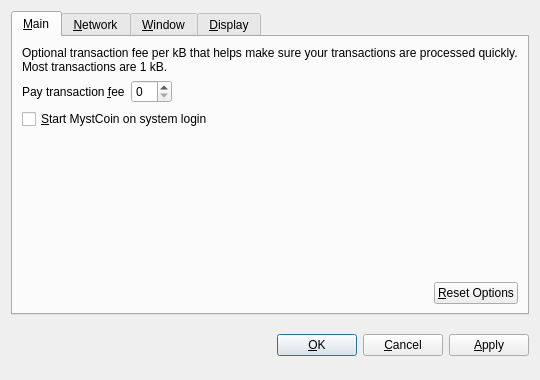
<?xml version="1.0" encoding="UTF-8"?>
<ui version="4.0">
 <class>OptionsDialog</class>
 <widget class="QDialog" name="OptionsDialog">
  <property name="geometry">
   <rect>
    <x>0</x>
    <y>0</y>
    <width>540</width>
    <height>380</height>
   </rect>
  </property>
  <property name="windowTitle">
   <string>Options</string>
  </property>
  <property name="modal">
   <bool>true</bool>
  </property>
  <layout class="QVBoxLayout" name="verticalLayout">
   <item>
    <widget class="QTabWidget" name="tabWidget">
     <property name="tabPosition">
      <enum>QTabWidget::North</enum>
     </property>
     <property name="currentIndex">
      <number>0</number>
     </property>
     <widget class="QWidget" name="tabMain">
      <attribute name="title">
       <string>&amp;Main</string>
      </attribute>
      <layout class="QVBoxLayout" name="verticalLayout_Main">
       <item>
        <widget class="QLabel" name="transactionFeeInfoLabel">
         <property name="text">
          <string>Optional transaction fee per kB that helps make sure your transactions are processed quickly. Most transactions are 1 kB.</string>
         </property>
         <property name="textFormat">
          <enum>Qt::PlainText</enum>
         </property>
         <property name="wordWrap">
          <bool>true</bool>
         </property>
        </widget>
       </item>
       <item>
        <layout class="QHBoxLayout" name="horizontalLayout_1_Main">
         <item>
          <widget class="QLabel" name="transactionFeeLabel">
           <property name="text">
            <string>Pay transaction &amp;fee</string>
           </property>
           <property name="textFormat">
            <enum>Qt::PlainText</enum>
           </property>
           <property name="buddy">
            <cstring>transactionFee</cstring>
           </property>
          </widget>
         </item>
         <item>
          <widget class="BitcoinAmountField" name="transactionFee"/>
         </item>
         <item>
          <spacer name="horizontalSpacer_1_Main">
           <property name="orientation">
            <enum>Qt::Horizontal</enum>
           </property>
           <property name="sizeHint" stdset="0">
            <size>
             <width>40</width>
             <height>20</height>
            </size>
           </property>
          </spacer>
         </item>
        </layout>
       </item>
       <item>
        <widget class="QCheckBox" name="bitcoinAtStartup">
         <property name="toolTip">
          <string>Automatically start MystCoin after logging in to the system.</string>
         </property>
         <property name="text">
          <string>&amp;Start MystCoin on system login</string>
         </property>
        </widget>
       </item>
       <item>
        <spacer name="verticalSpacer_Main">
         <property name="orientation">
          <enum>Qt::Vertical</enum>
         </property>
         <property name="sizeHint" stdset="0">
          <size>
           <width>20</width>
           <height>40</height>
          </size>
         </property>
        </spacer>
       </item>
       <item>
        <layout class="QHBoxLayout" name="horizontalLayout_2_Main">
         <item>
          <spacer name="horizontalSpacer_2_Main">
           <property name="orientation">
            <enum>Qt::Horizontal</enum>
           </property>
           <property name="sizeHint" stdset="0">
            <size>
             <width>40</width>
             <height>20</height>
            </size>
           </property>
          </spacer>
         </item>
         <item>
          <widget class="QPushButton" name="resetButton">
           <property name="toolTip">
            <string>Reset all client options to default.</string>
           </property>
           <property name="text">
            <string>&amp;Reset Options</string>
           </property>
           <property name="autoDefault">
            <bool>false</bool>
           </property>
          </widget>
         </item>
        </layout>
       </item>
      </layout>
     </widget>
     <widget class="QWidget" name="tabNetwork">
      <attribute name="title">
       <string>&amp;Network</string>
      </attribute>
      <layout class="QVBoxLayout" name="verticalLayout_Network">
       <item>
        <widget class="QCheckBox" name="mapPortUpnp">
         <property name="toolTip">
          <string>Automatically open the MystCoin client port on the router. This only works when your router supports UPnP and it is enabled.</string>
         </property>
         <property name="text">
          <string>Map port using &amp;UPnP</string>
         </property>
        </widget>
       </item>
       <item>
        <widget class="QCheckBox" name="connectSocks">
         <property name="toolTip">
          <string>Connect to the MystCoin network through a SOCKS proxy (e.g. when connecting through Tor).</string>
         </property>
         <property name="text">
          <string>&amp;Connect through SOCKS proxy:</string>
         </property>
        </widget>
       </item>
       <item>
        <layout class="QHBoxLayout" name="horizontalLayout_Network">
         <item>
          <widget class="QLabel" name="proxyIpLabel">
           <property name="text">
            <string>Proxy &amp;IP:</string>
           </property>
           <property name="textFormat">
            <enum>Qt::PlainText</enum>
           </property>
           <property name="buddy">
            <cstring>proxyIp</cstring>
           </property>
          </widget>
         </item>
         <item>
          <widget class="QValidatedLineEdit" name="proxyIp">
           <property name="maximumSize">
            <size>
             <width>140</width>
             <height>16777215</height>
            </size>
           </property>
           <property name="toolTip">
            <string>IP address of the proxy (e.g. 127.0.0.1)</string>
           </property>
          </widget>
         </item>
         <item>
          <widget class="QLabel" name="proxyPortLabel">
           <property name="text">
            <string>&amp;Port:</string>
           </property>
           <property name="textFormat">
            <enum>Qt::PlainText</enum>
           </property>
           <property name="buddy">
            <cstring>proxyPort</cstring>
           </property>
          </widget>
         </item>
         <item>
          <widget class="QLineEdit" name="proxyPort">
           <property name="maximumSize">
            <size>
             <width>55</width>
             <height>16777215</height>
            </size>
           </property>
           <property name="toolTip">
            <string>Port of the proxy (e.g. 9050)</string>
           </property>
          </widget>
         </item>
         <item>
          <widget class="QLabel" name="socksVersionLabel">
           <property name="text">
            <string>SOCKS &amp;Version:</string>
           </property>
           <property name="textFormat">
            <enum>Qt::PlainText</enum>
           </property>
           <property name="buddy">
            <cstring>socksVersion</cstring>
           </property>
          </widget>
         </item>
         <item>
          <widget class="QValueComboBox" name="socksVersion">
           <property name="toolTip">
            <string>SOCKS version of the proxy (e.g. 5)</string>
           </property>
          </widget>
         </item>
         <item>
          <spacer name="horizontalSpacer_Network">
           <property name="orientation">
            <enum>Qt::Horizontal</enum>
           </property>
           <property name="sizeHint" stdset="0">
            <size>
             <width>40</width>
             <height>20</height>
            </size>
           </property>
          </spacer>
         </item>
        </layout>
       </item>
       <item>
        <spacer name="verticalSpacer_Network">
         <property name="orientation">
          <enum>Qt::Vertical</enum>
         </property>
         <property name="sizeHint" stdset="0">
          <size>
           <width>20</width>
           <height>40</height>
          </size>
         </property>
        </spacer>
       </item>
      </layout>
     </widget>
     <widget class="QWidget" name="tabWindow">
      <attribute name="title">
       <string>&amp;Window</string>
      </attribute>
      <layout class="QVBoxLayout" name="verticalLayout_Window">
       <item>
        <widget class="QCheckBox" name="minimizeToTray">
         <property name="toolTip">
          <string>Show only a tray icon after minimizing the window.</string>
         </property>
         <property name="text">
          <string>&amp;Minimize to the tray instead of the taskbar</string>
         </property>
        </widget>
       </item>
       <item>
        <widget class="QCheckBox" name="minimizeOnClose">
         <property name="toolTip">
          <string>Minimize instead of exit the application when the window is closed. When this option is enabled, the application will be closed only after selecting Quit in the menu.</string>
         </property>
         <property name="text">
          <string>M&amp;inimize on close</string>
         </property>
        </widget>
       </item>
       <item>
        <spacer name="verticalSpacer_Window">
         <property name="orientation">
          <enum>Qt::Vertical</enum>
         </property>
         <property name="sizeHint" stdset="0">
          <size>
           <width>20</width>
           <height>40</height>
          </size>
         </property>
        </spacer>
       </item>
      </layout>
     </widget>
     <widget class="QWidget" name="tabDisplay">
      <attribute name="title">
       <string>&amp;Display</string>
      </attribute>
      <layout class="QVBoxLayout" name="verticalLayout_Display">
       <item>
        <layout class="QHBoxLayout" name="horizontalLayout_1_Display">
         <item>
          <widget class="QLabel" name="langLabel">
           <property name="text">
            <string>User Interface &amp;language:</string>
           </property>
           <property name="textFormat">
            <enum>Qt::PlainText</enum>
           </property>
           <property name="buddy">
            <cstring>lang</cstring>
           </property>
          </widget>
         </item>
         <item>
          <widget class="QValueComboBox" name="lang">
           <property name="toolTip">
            <string>The user interface language can be set here. This setting will take effect after restarting MystCoin.</string>
           </property>
          </widget>
         </item>
        </layout>
       </item>
       <item>
        <layout class="QHBoxLayout" name="horizontalLayout_2_Display">
         <item>
          <widget class="QLabel" name="unitLabel">
           <property name="text">
            <string>&amp;Unit to show amounts in:</string>
           </property>
           <property name="textFormat">
            <enum>Qt::PlainText</enum>
           </property>
           <property name="buddy">
            <cstring>unit</cstring>
           </property>
          </widget>
         </item>
         <item>
          <widget class="QValueComboBox" name="unit">
           <property name="toolTip">
            <string>Choose the default subdivision unit to show in the interface and when sending coins.</string>
           </property>
          </widget>
         </item>
        </layout>
       </item>
       <item>
        <widget class="QCheckBox" name="displayAddresses">
         <property name="toolTip">
          <string>Whether to show MystCoin addresses in the transaction list or not.</string>
         </property>
         <property name="text">
          <string>&amp;Display addresses in transaction list</string>
         </property>
        </widget>
       </item>
       <item>
        <widget class="QCheckBox" name="coinControlFeatures">
         <property name="toolTip">
          <string>Whether to show coin control features or not.</string>
         </property>
         <property name="text">
          <string>Display coin &amp;control features (experts only!)</string>
         </property>
        </widget>
       </item>
       <item>
        <spacer name="verticalSpacer_Display">
         <property name="orientation">
          <enum>Qt::Vertical</enum>
         </property>
         <property name="sizeHint" stdset="0">
          <size>
           <width>20</width>
           <height>40</height>
          </size>
         </property>
        </spacer>
       </item>
      </layout>
     </widget>
    </widget>
   </item>
   <item>
    <layout class="QHBoxLayout" name="horizontalLayout_Buttons">
     <item>
      <spacer name="horizontalSpacer_1">
       <property name="orientation">
        <enum>Qt::Horizontal</enum>
       </property>
       <property name="sizeHint" stdset="0">
        <size>
         <width>40</width>
         <height>48</height>
        </size>
       </property>
      </spacer>
     </item>
     <item>
      <widget class="QLabel" name="statusLabel">
       <property name="font">
        <font>
         <weight>75</weight>
         <bold>true</bold>
        </font>
       </property>
       <property name="text">
        <string/>
       </property>
       <property name="textFormat">
        <enum>Qt::PlainText</enum>
       </property>
       <property name="wordWrap">
        <bool>true</bool>
       </property>
      </widget>
     </item>
     <item>
      <spacer name="horizontalSpacer_2">
       <property name="orientation">
        <enum>Qt::Horizontal</enum>
       </property>
       <property name="sizeHint" stdset="0">
        <size>
         <width>40</width>
         <height>48</height>
        </size>
       </property>
      </spacer>
     </item>
     <item>
      <widget class="QPushButton" name="okButton">
       <property name="text">
        <string>&amp;OK</string>
       </property>
      </widget>
     </item>
     <item>
      <widget class="QPushButton" name="cancelButton">
       <property name="text">
        <string>&amp;Cancel</string>
       </property>
       <property name="autoDefault">
        <bool>false</bool>
       </property>
      </widget>
     </item>
     <item>
      <widget class="QPushButton" name="applyButton">
       <property name="text">
        <string>&amp;Apply</string>
       </property>
       <property name="autoDefault">
        <bool>false</bool>
       </property>
      </widget>
     </item>
    </layout>
   </item>
  </layout>
 </widget>
 <customwidgets>
  <customwidget>
   <class>BitcoinAmountField</class>
   <extends>QSpinBox</extends>
   <header>bitcoinamountfield.h</header>
  </customwidget>
  <customwidget>
   <class>QValueComboBox</class>
   <extends>QComboBox</extends>
   <header>qvaluecombobox.h</header>
  </customwidget>
  <customwidget>
   <class>QValidatedLineEdit</class>
   <extends>QLineEdit</extends>
   <header>qvalidatedlineedit.h</header>
  </customwidget>
 </customwidgets>
 <resources/>
 <connections/>
</ui>
